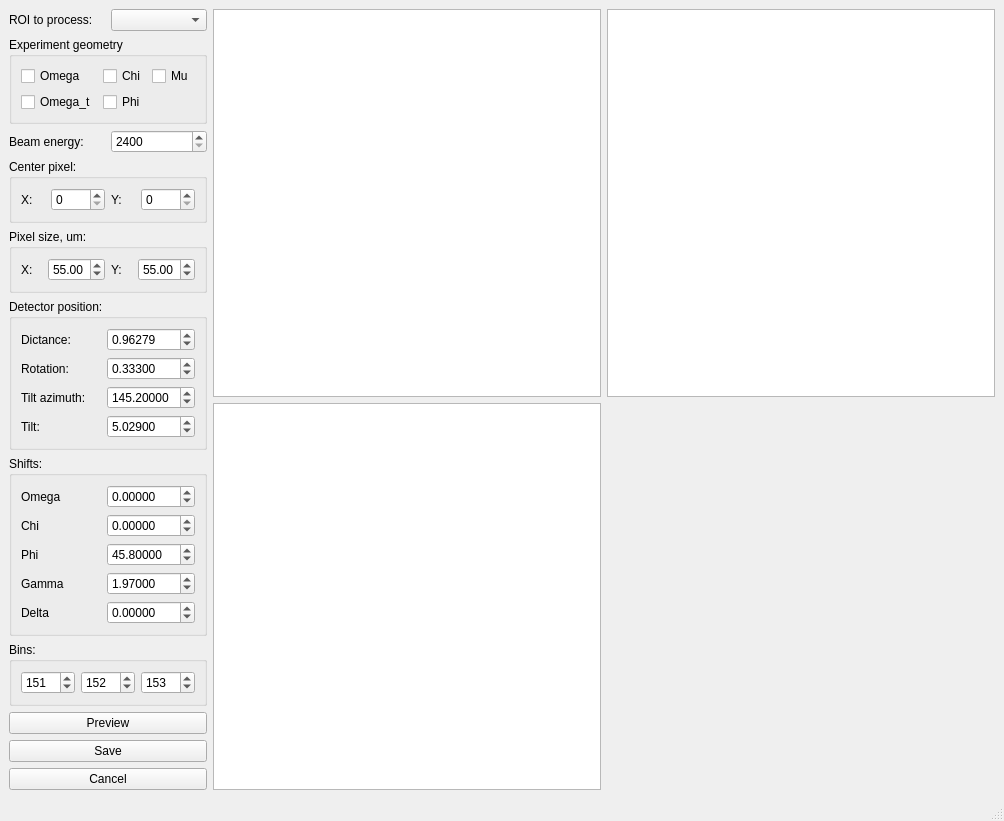
<?xml version="1.0" encoding="UTF-8"?>
<ui version="4.0">
 <class>Converter</class>
 <widget class="QMainWindow" name="Converter">
  <property name="geometry">
   <rect>
    <x>0</x>
    <y>0</y>
    <width>1004</width>
    <height>811</height>
   </rect>
  </property>
  <property name="windowTitle">
   <string>Convert to reciprocal space</string>
  </property>
  <widget class="QWidget" name="centralwidget">
   <layout class="QHBoxLayout" name="horizontalLayout_4" stretch="0,1">
    <item>
     <layout class="QVBoxLayout" name="verticalLayout">
      <item>
       <layout class="QHBoxLayout" name="horizontalLayout_5">
        <item>
         <widget class="QLabel" name="label_6">
          <property name="text">
           <string>ROI to process:</string>
          </property>
         </widget>
        </item>
        <item>
         <widget class="QComboBox" name="cmd_roi"/>
        </item>
       </layout>
      </item>
      <item>
       <widget class="QGroupBox" name="groupBox">
        <property name="title">
         <string>Experiment geometry</string>
        </property>
        <layout class="QGridLayout" name="gridLayout">
         <item row="1" column="0">
          <widget class="QCheckBox" name="chk_omega">
           <property name="text">
            <string>Omega</string>
           </property>
          </widget>
         </item>
         <item row="1" column="1">
          <widget class="QCheckBox" name="chk_chi">
           <property name="text">
            <string>Chi</string>
           </property>
          </widget>
         </item>
         <item row="1" column="2">
          <widget class="QCheckBox" name="chk_mu">
           <property name="text">
            <string>Mu</string>
           </property>
          </widget>
         </item>
         <item row="2" column="1">
          <widget class="QCheckBox" name="chk_phi">
           <property name="text">
            <string>Phi</string>
           </property>
          </widget>
         </item>
         <item row="2" column="0">
          <widget class="QCheckBox" name="chk_omega_t">
           <property name="text">
            <string>Omega_t</string>
           </property>
          </widget>
         </item>
        </layout>
       </widget>
      </item>
      <item>
       <layout class="QHBoxLayout" name="horizontalLayout_3">
        <item>
         <widget class="QLabel" name="label">
          <property name="text">
           <string>Beam energy:</string>
          </property>
         </widget>
        </item>
        <item>
         <widget class="QSpinBox" name="sb_energy">
          <property name="enabled">
           <bool>true</bool>
          </property>
          <property name="minimum">
           <number>2400</number>
          </property>
          <property name="maximum">
           <number>35000</number>
          </property>
          <property name="singleStep">
           <number>100</number>
          </property>
         </widget>
        </item>
       </layout>
      </item>
      <item>
       <widget class="QGroupBox" name="groupBox_2">
        <property name="title">
         <string>Center pixel:</string>
        </property>
        <layout class="QHBoxLayout" name="horizontalLayout">
         <item>
          <widget class="QLabel" name="label_2">
           <property name="text">
            <string>X:</string>
           </property>
          </widget>
         </item>
         <item>
          <widget class="QSpinBox" name="sb_cen_x">
           <property name="enabled">
            <bool>true</bool>
           </property>
           <property name="minimum">
            <number>0</number>
           </property>
           <property name="maximum">
            <number>1556</number>
           </property>
           <property name="singleStep">
            <number>1</number>
           </property>
           <property name="value">
            <number>0</number>
           </property>
          </widget>
         </item>
         <item>
          <widget class="QLabel" name="label_3">
           <property name="text">
            <string>Y:</string>
           </property>
          </widget>
         </item>
         <item>
          <widget class="QSpinBox" name="sb_cen_y">
           <property name="enabled">
            <bool>true</bool>
           </property>
           <property name="minimum">
            <number>0</number>
           </property>
           <property name="maximum">
            <number>1556</number>
           </property>
           <property name="singleStep">
            <number>1</number>
           </property>
           <property name="value">
            <number>0</number>
           </property>
          </widget>
         </item>
        </layout>
       </widget>
      </item>
      <item>
       <widget class="QGroupBox" name="groupBox_3">
        <property name="title">
         <string>Pixel size, um:</string>
        </property>
        <layout class="QHBoxLayout" name="horizontalLayout_2">
         <item>
          <widget class="QLabel" name="label_4">
           <property name="text">
            <string>X:</string>
           </property>
          </widget>
         </item>
         <item>
          <widget class="QDoubleSpinBox" name="dsb_size_x">
           <property name="enabled">
            <bool>true</bool>
           </property>
           <property name="decimals">
            <number>2</number>
           </property>
           <property name="value">
            <double>55.000000000000000</double>
           </property>
          </widget>
         </item>
         <item>
          <widget class="QLabel" name="label_5">
           <property name="text">
            <string>Y:</string>
           </property>
          </widget>
         </item>
         <item>
          <widget class="QDoubleSpinBox" name="dsb_size_y">
           <property name="enabled">
            <bool>true</bool>
           </property>
           <property name="decimals">
            <number>2</number>
           </property>
           <property name="value">
            <double>55.000000000000000</double>
           </property>
          </widget>
         </item>
        </layout>
       </widget>
      </item>
      <item>
       <widget class="QGroupBox" name="groupBox_5">
        <property name="title">
         <string>Detector position:</string>
        </property>
        <layout class="QGridLayout" name="gridLayout_3">
         <item row="0" column="0">
          <widget class="QLabel" name="label_9">
           <property name="text">
            <string>Dictance:</string>
           </property>
          </widget>
         </item>
         <item row="0" column="1">
          <widget class="QDoubleSpinBox" name="dsb_det_d">
           <property name="enabled">
            <bool>true</bool>
           </property>
           <property name="decimals">
            <number>5</number>
           </property>
           <property name="value">
            <double>0.962790000000000</double>
           </property>
          </widget>
         </item>
         <item row="1" column="0">
          <widget class="QLabel" name="label_8">
           <property name="text">
            <string>Rotation:</string>
           </property>
          </widget>
         </item>
         <item row="1" column="1">
          <widget class="QDoubleSpinBox" name="dsb_det_r">
           <property name="enabled">
            <bool>true</bool>
           </property>
           <property name="decimals">
            <number>5</number>
           </property>
           <property name="minimum">
            <double>-360.000000000000000</double>
           </property>
           <property name="maximum">
            <double>360.000000000000000</double>
           </property>
           <property name="value">
            <double>0.333000000000000</double>
           </property>
          </widget>
         </item>
         <item row="2" column="0">
          <widget class="QLabel" name="label_10">
           <property name="text">
            <string>Tilt azimuth:</string>
           </property>
          </widget>
         </item>
         <item row="2" column="1">
          <widget class="QDoubleSpinBox" name="dsb_det_rt">
           <property name="enabled">
            <bool>true</bool>
           </property>
           <property name="decimals">
            <number>5</number>
           </property>
           <property name="minimum">
            <double>-360.000000000000000</double>
           </property>
           <property name="maximum">
            <double>360.000000000000000</double>
           </property>
           <property name="value">
            <double>145.199999999999989</double>
           </property>
          </widget>
         </item>
         <item row="3" column="0">
          <widget class="QLabel" name="label_11">
           <property name="text">
            <string>Tilt:</string>
           </property>
          </widget>
         </item>
         <item row="3" column="1">
          <widget class="QDoubleSpinBox" name="dsb_det_t">
           <property name="enabled">
            <bool>true</bool>
           </property>
           <property name="decimals">
            <number>5</number>
           </property>
           <property name="minimum">
            <double>-360.000000000000000</double>
           </property>
           <property name="maximum">
            <double>360.000000000000000</double>
           </property>
           <property name="value">
            <double>5.029000000000000</double>
           </property>
          </widget>
         </item>
        </layout>
       </widget>
      </item>
      <item>
       <widget class="QGroupBox" name="groupBox_6">
        <property name="title">
         <string>Shifts:</string>
        </property>
        <layout class="QGridLayout" name="gridLayout_4">
         <item row="0" column="1">
          <widget class="QDoubleSpinBox" name="dsb_shift_omega">
           <property name="enabled">
            <bool>true</bool>
           </property>
           <property name="decimals">
            <number>5</number>
           </property>
           <property name="minimum">
            <double>-360.000000000000000</double>
           </property>
           <property name="maximum">
            <double>360.000000000000000</double>
           </property>
          </widget>
         </item>
         <item row="0" column="0">
          <widget class="QLabel" name="label_12">
           <property name="text">
            <string>Omega</string>
           </property>
          </widget>
         </item>
         <item row="1" column="0">
          <widget class="QLabel" name="label_13">
           <property name="text">
            <string>Chi</string>
           </property>
          </widget>
         </item>
         <item row="1" column="1">
          <widget class="QDoubleSpinBox" name="dsb_shift_chi">
           <property name="enabled">
            <bool>true</bool>
           </property>
           <property name="decimals">
            <number>5</number>
           </property>
           <property name="minimum">
            <double>-360.000000000000000</double>
           </property>
           <property name="maximum">
            <double>360.000000000000000</double>
           </property>
          </widget>
         </item>
         <item row="3" column="1">
          <widget class="QDoubleSpinBox" name="dsb_shift_gamma">
           <property name="enabled">
            <bool>true</bool>
           </property>
           <property name="decimals">
            <number>5</number>
           </property>
           <property name="minimum">
            <double>-360.000000000000000</double>
           </property>
           <property name="maximum">
            <double>360.000000000000000</double>
           </property>
           <property name="value">
            <double>1.970000000000000</double>
           </property>
          </widget>
         </item>
         <item row="2" column="1">
          <widget class="QDoubleSpinBox" name="dsb_shift_phi">
           <property name="enabled">
            <bool>true</bool>
           </property>
           <property name="decimals">
            <number>5</number>
           </property>
           <property name="minimum">
            <double>-360.000000000000000</double>
           </property>
           <property name="maximum">
            <double>360.000000000000000</double>
           </property>
           <property name="value">
            <double>45.799999999999997</double>
           </property>
          </widget>
         </item>
         <item row="2" column="0">
          <widget class="QLabel" name="label_14">
           <property name="text">
            <string>Phi</string>
           </property>
          </widget>
         </item>
         <item row="3" column="0">
          <widget class="QLabel" name="label_15">
           <property name="text">
            <string>Gamma</string>
           </property>
          </widget>
         </item>
         <item row="4" column="0">
          <widget class="QLabel" name="label_16">
           <property name="text">
            <string>Delta</string>
           </property>
          </widget>
         </item>
         <item row="4" column="1">
          <widget class="QDoubleSpinBox" name="dsb_shift_delta">
           <property name="enabled">
            <bool>true</bool>
           </property>
           <property name="decimals">
            <number>5</number>
           </property>
           <property name="minimum">
            <double>-360.000000000000000</double>
           </property>
           <property name="maximum">
            <double>360.000000000000000</double>
           </property>
          </widget>
         </item>
        </layout>
       </widget>
      </item>
      <item>
       <widget class="QGroupBox" name="groupBox_7">
        <property name="title">
         <string>Bins:</string>
        </property>
        <layout class="QGridLayout" name="gridLayout_5">
         <item row="0" column="0">
          <widget class="QSpinBox" name="sb_bin_x">
           <property name="enabled">
            <bool>true</bool>
           </property>
           <property name="maximum">
            <number>1000</number>
           </property>
           <property name="value">
            <number>151</number>
           </property>
          </widget>
         </item>
         <item row="0" column="1">
          <widget class="QSpinBox" name="sb_bin_y">
           <property name="enabled">
            <bool>true</bool>
           </property>
           <property name="maximum">
            <number>1000</number>
           </property>
           <property name="value">
            <number>152</number>
           </property>
          </widget>
         </item>
         <item row="0" column="2">
          <widget class="QSpinBox" name="sb_bin_z">
           <property name="enabled">
            <bool>true</bool>
           </property>
           <property name="maximum">
            <number>1000</number>
           </property>
           <property name="value">
            <number>153</number>
           </property>
          </widget>
         </item>
        </layout>
       </widget>
      </item>
      <item>
       <spacer name="verticalSpacer">
        <property name="orientation">
         <enum>Qt::Vertical</enum>
        </property>
        <property name="sizeHint" stdset="0">
         <size>
          <width>20</width>
          <height>40</height>
         </size>
        </property>
       </spacer>
      </item>
      <item>
       <widget class="QPushButton" name="cmd_preview">
        <property name="text">
         <string>Preview</string>
        </property>
       </widget>
      </item>
      <item>
       <widget class="QPushButton" name="cmd_save">
        <property name="text">
         <string>Save</string>
        </property>
       </widget>
      </item>
      <item>
       <widget class="QPushButton" name="cmd_cancel">
        <property name="text">
         <string>Cancel</string>
        </property>
       </widget>
      </item>
     </layout>
    </item>
    <item>
     <layout class="QGridLayout" name="gridLayout_2">
      <item row="0" column="0">
       <widget class="GraphicsView" name="gv_xy">
        <property name="autoFillBackground">
         <bool>false</bool>
        </property>
        <property name="styleSheet">
         <string notr="true"/>
        </property>
       </widget>
      </item>
      <item row="0" column="1">
       <widget class="GraphicsView" name="gv_xz">
        <property name="autoFillBackground">
         <bool>false</bool>
        </property>
        <property name="styleSheet">
         <string notr="true"/>
        </property>
       </widget>
      </item>
      <item row="1" column="0">
       <widget class="GraphicsView" name="gv_yz">
        <property name="autoFillBackground">
         <bool>false</bool>
        </property>
        <property name="styleSheet">
         <string notr="true"/>
        </property>
       </widget>
      </item>
     </layout>
    </item>
   </layout>
  </widget>
  <widget class="QMenuBar" name="menubar">
   <property name="geometry">
    <rect>
     <x>0</x>
     <y>0</y>
     <width>1004</width>
     <height>21</height>
    </rect>
   </property>
  </widget>
  <widget class="QStatusBar" name="statusbar"/>
 </widget>
 <customwidgets>
  <customwidget>
   <class>GraphicsView</class>
   <extends>QGraphicsView</extends>
   <header>pyqtgraph</header>
  </customwidget>
 </customwidgets>
 <resources/>
 <connections/>
</ui>
